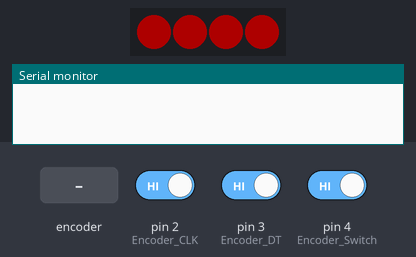
This sketch was run on a simulated Arduino Uno, built with avr-gcc and run on an emulated ATmega328P. On the bench: 4 RGB LEDs in strip order, left to right, the last lines printed to the serial monitor. Inputs (shaded band) come from the test bench; at power-on: pin 3 (Encoder_DT) HIGH, pin 2 (Encoder_CLK) HIGH, pin 4 (Encoder_Switch) HIGH. Dim RGB values are drawn brighter than linear.

Above: at 1.2 s.
1.3 s: pin 3 (Encoder_DT) driven LOW
At 2.5 s:
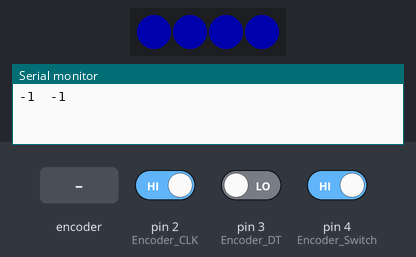
2.8 s: rotary encoder on pin 2 (Encoder_CLK) / pin 3 (Encoder_DT) turned 3 steps (first pin leading)
At 4.4 s:
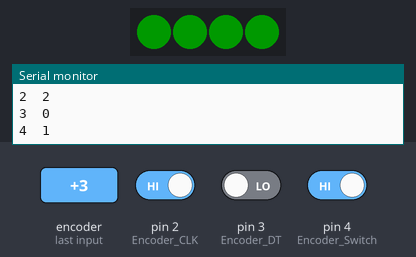
Timing chart, 0 to 5.9 s (numbered marks = the images above; inputs shaded):
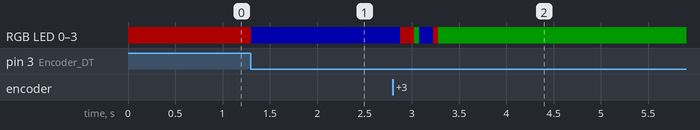

The sketch:

Encoder_control_RGB.ino
```cpp
/*
 * 名称   : Encoder control RGB
 * 功能   : 旋转编码器控制RGB来呈现不同的效果
 * 作者   : http://www.keyes-robot.com/
*/
#include <FastLED.h>

//旋转编码器的接口
int Encoder_CLK  = 2;
int Encoder_DT  = 3;
int Encoder_Switch = 4;

int Previous_Output;
int Encoder_Count;

#define NUM_LEDS 4     //定义SK6812 RGB模块上LED灯珠数量
#define LED_PIN  5     //定义SK6812 RGB模块控制引脚为D5
CRGB leds[NUM_LEDS];

int val;

void setup() {
  Serial.begin(9600);

  //引脚模式声明
  pinMode (Encoder_DT, INPUT);
  pinMode (Encoder_CLK, INPUT);
  pinMode (Encoder_Switch, INPUT);

  Previous_Output = digitalRead(Encoder_DT); //读取输出DT的初始值
  FastLED.addLeds<WS2812B, LED_PIN, GRB>(leds, NUM_LEDS);
  FastLED.setBrightness(50);   //设置SK6812 RGB的亮度
}

void loop() {
  if (digitalRead(Encoder_DT) != Previous_Output)
  {
    if (digitalRead(Encoder_CLK) != Previous_Output)
    {
      Encoder_Count ++;
      Serial.print(Encoder_Count);
      Serial.print("  ");
      val = Encoder_Count % 3;
      Serial.println(val);
    }
    else
    {
      Encoder_Count--;
      Serial.print(Encoder_Count);
      Serial.print("  ");
      val = Encoder_Count % 3;
      Serial.println(val);
    }
  }

  Previous_Output = digitalRead(Encoder_DT);

  if (digitalRead(Encoder_Switch) == 0)
  {
    delay(5);
    if (digitalRead(Encoder_Switch) == 0) {
      Serial.println("Switch pressed");
      while (digitalRead(Encoder_Switch) == 0);
    }
  }
  if (val == 0) {
    //红色灯
    fill_solid(leds, NUM_LEDS, CRGB::Red);   // SK6812RGB模块4个LED灯珠亮红色灯
    FastLED.show();
  } else if (val == 1) {
    //绿色灯
    fill_solid(leds, NUM_LEDS, CRGB::Green);   // SK6812RGB模块4个LED灯珠亮绿色灯
    FastLED.show();
  } else {
    //蓝色灯
    fill_solid(leds, NUM_LEDS, CRGB::Blue);   // SK6812RGB模块4个LED灯珠亮蓝色灯
    FastLED.show();
  }
}
```

Measured:
- after the input at 1.3 s, RGB LED 0–3: RGB(50, 0, 0) → RGB(0, 0, 50) at once
